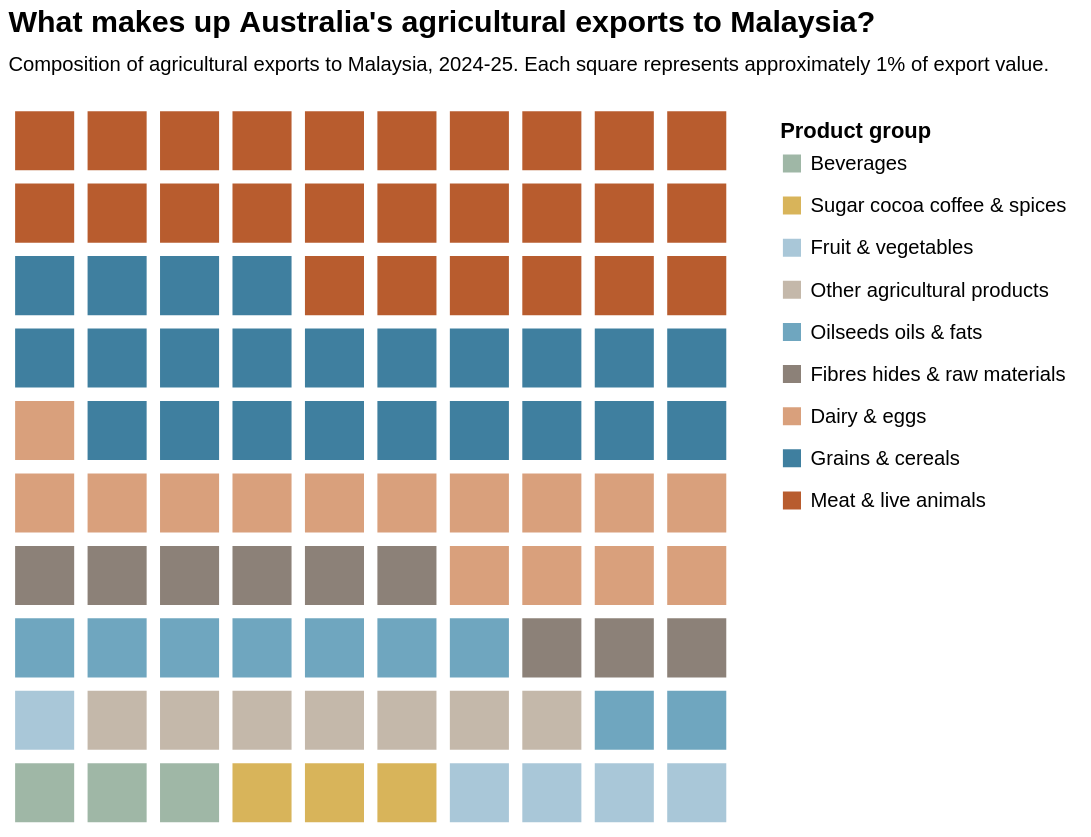

Here is the Vega-Lite specification saved for this chart:
### Vega-Lite specification from a JSON file in a GitHub repository (floating-point values rounded to 4 significant figures)
{"$schema": "https://vega.github.io/schema/vega-lite/v5.json", "title": {"text": "What makes up Australia's agricultural exports to Malaysia?", "subtitle": "Composition of agricultural exports to Malaysia, 2024-25. Each square represents approximately 1% of export value.", "anchor": "start", "subtitlePadding": 10, "offset": 18}, "width": 430, "height": 430, "data": {"sequence": {"start": 0, "stop": 100, "step": 1, "as": "square"}}, "params": [{"name": "category_select", "select": {"type": "point", "fields": ["category"], "on": "click", "clear": "dblclick"}, "bind": "legend"}], "transform": [{"calculate": "datum.square % 10", "as": "column"}, {"calculate": "9 - floor(datum.square / 10)", "as": "row"}, {"calculate": "datum.square < 3 ? 'Beverages' : datum.square < 6 ? 'Sugar cocoa coffee & spices' : datum.square < 11 ? 'Fruit & vegetables' : datum.square < 18 ? 'Other agricultural products' : datum.square < 27 ? 'Oilseeds oils & fats' : datum.square < 36 ? 'Fibres hides & raw materials' : datum.square < 51 ? 'Dairy & eggs' : datum.square < 74 ? 'Grains & cereals' : 'Meat & live animals'", "as": "category"}, {"calculate": "datum.category == 'Meat & live animals' ? 482.6 : datum.category == 'Grains & cereals' ? 430.3 : datum.category == 'Dairy & eggs' ? 287.2 : datum.category == 'Fibres hides & raw materials' ? 178.0 : datum.category == 'Oilseeds oils & fats' ? 167.1 : datum.category == 'Other agricultural products' ? 133.2 : datum.category == 'Fruit & vegetables' ? 101.8 : datum.category == 'Sugar cocoa coffee & spices' ? 64.2 : 52.8", "as": "value_aud_million"}], "mark": {"type": "square", "size": 1300, "stroke": "#ffffff", "strokeWidth": 1}, "encoding": {"x": {"field": "column", "type": "ordinal", "axis": null}, "y": {"field": "row", "type": "ordinal", "axis": null}, "color": {"field": "category", "type": "nominal", "title": "Product group", "scale": {"domain": ["Beverages", "Sugar cocoa coffee & spices", "Fruit & vegetables", "Other agricultural products", "Oilseeds oils & fats", "Fibres hides & raw materials", "Dairy & eggs", "Grains & cereals", "Meat & live animals"], "range": ["#9FB7A6", "#D8B45A", "#A9C7D8", "#C4B8AA", "#6FA6BF", "#8C8178", "#D9A07C", "#3F7F9F", "#B85C2E"]}, "legend": {"title": "Product group", "orient": "right", "labelFontSize": 12, "titleFontSize": 13, "symbolType": "square", "symbolSize": 150, "labelLimit": 220, "rowPadding": 5, "padding": 10}}, "opacity": {"condition": {"param": "category_select", "value": 1}, "value": 0.15}, "tooltip": [{"field": "category", "type": "nominal", "title": "Product group"}, {"field": "value_aud_million", "type": "quantitative", "title": "Export value (A$ million)", "format": ",.1f"}]}, "config": {"view": {"stroke": null}, "legend": {"labelFontSize": 12, "titleFontSize": 13, "titleFontWeight": "bold", "symbolSize": 150, "orient": "right"}, "title": {"fontSize": 18, "subtitleFontSize": 12}}}
